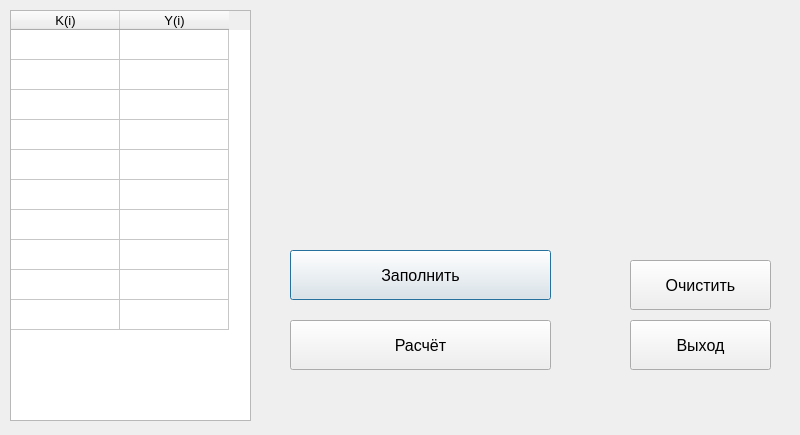
<?xml version="1.0" encoding="UTF-8"?>
<ui version="4.0">
 <class>Dialog</class>
 <widget class="QDialog" name="Dialog">
  <property name="geometry">
   <rect>
    <x>0</x>
    <y>0</y>
    <width>800</width>
    <height>435</height>
   </rect>
  </property>
  <property name="minimumSize">
   <size>
    <width>0</width>
    <height>0</height>
   </size>
  </property>
  <property name="maximumSize">
   <size>
    <width>800</width>
    <height>500</height>
   </size>
  </property>
  <property name="windowTitle">
   <string>Dialog</string>
  </property>
  <widget class="QTableWidget" name="tableWidget">
   <property name="geometry">
    <rect>
     <x>10</x>
     <y>10</y>
     <width>241</width>
     <height>411</height>
    </rect>
   </property>
   <property name="font">
    <font>
     <pointsize>10</pointsize>
    </font>
   </property>
   <attribute name="horizontalHeaderDefaultSectionSize">
    <number>109</number>
   </attribute>
   <attribute name="verticalHeaderVisible">
    <bool>false</bool>
   </attribute>
   <row>
    <property name="text">
     <string/>
    </property>
   </row>
   <row>
    <property name="text">
     <string/>
    </property>
   </row>
   <row>
    <property name="text">
     <string/>
    </property>
   </row>
   <row>
    <property name="text">
     <string/>
    </property>
   </row>
   <row>
    <property name="text">
     <string/>
    </property>
   </row>
   <row>
    <property name="text">
     <string/>
    </property>
   </row>
   <row>
    <property name="text">
     <string/>
    </property>
   </row>
   <row>
    <property name="text">
     <string/>
    </property>
   </row>
   <row>
    <property name="text">
     <string/>
    </property>
   </row>
   <row>
    <property name="text">
     <string/>
    </property>
   </row>
   <column>
    <property name="text">
     <string>K(i)</string>
    </property>
   </column>
   <column>
    <property name="text">
     <string>Y(i)</string>
    </property>
   </column>
  </widget>
  <widget class="QPushButton" name="btn_random_number">
   <property name="geometry">
    <rect>
     <x>290</x>
     <y>250</y>
     <width>261</width>
     <height>50</height>
    </rect>
   </property>
   <property name="font">
    <font>
     <family>Segoe UI</family>
     <pointsize>12</pointsize>
    </font>
   </property>
   <property name="text">
    <string>Заполнить</string>
   </property>
  </widget>
  <widget class="QPushButton" name="btn_solve">
   <property name="geometry">
    <rect>
     <x>290</x>
     <y>320</y>
     <width>261</width>
     <height>50</height>
    </rect>
   </property>
   <property name="font">
    <font>
     <family>Segoe UI</family>
     <pointsize>12</pointsize>
    </font>
   </property>
   <property name="text">
    <string>Расчёт</string>
   </property>
  </widget>
  <widget class="QPushButton" name="btn_clear">
   <property name="geometry">
    <rect>
     <x>630</x>
     <y>260</y>
     <width>141</width>
     <height>50</height>
    </rect>
   </property>
   <property name="font">
    <font>
     <family>Segoe UI</family>
     <pointsize>12</pointsize>
    </font>
   </property>
   <property name="text">
    <string>Очистить</string>
   </property>
  </widget>
  <widget class="QPushButton" name="btn_exit">
   <property name="geometry">
    <rect>
     <x>630</x>
     <y>320</y>
     <width>141</width>
     <height>50</height>
    </rect>
   </property>
   <property name="font">
    <font>
     <family>Segoe UI</family>
     <pointsize>12</pointsize>
    </font>
   </property>
   <property name="text">
    <string>Выход</string>
   </property>
  </widget>
  <widget class="QLabel" name="label_img">
   <property name="geometry">
    <rect>
     <x>300</x>
     <y>80</y>
     <width>491</width>
     <height>121</height>
    </rect>
   </property>
   <property name="text">
    <string/>
   </property>
   <property name="pixmap">
    <pixmap>lab8.png</pixmap>
   </property>
  </widget>
  <widget class="QLabel" name="label_error">
   <property name="geometry">
    <rect>
     <x>270</x>
     <y>390</y>
     <width>511</width>
     <height>31</height>
    </rect>
   </property>
   <property name="font">
    <font>
     <family>Segoe UI</family>
     <pointsize>13</pointsize>
    </font>
   </property>
   <property name="styleSheet">
    <string notr="true">color: rgb(170, 0, 0);</string>
   </property>
   <property name="text">
    <string/>
   </property>
  </widget>
 </widget>
 <resources/>
 <connections/>
</ui>
